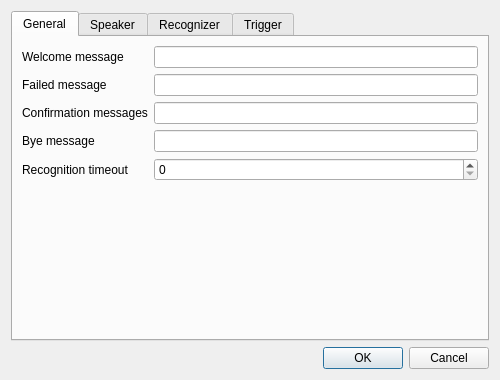
<?xml version="1.0" encoding="UTF-8"?>
<ui version="4.0">
 <class>ConfigDialog</class>
 <widget class="QDialog" name="ConfigDialog">
  <property name="geometry">
   <rect>
    <x>0</x>
    <y>0</y>
    <width>500</width>
    <height>380</height>
   </rect>
  </property>
  <property name="windowTitle">
   <string>Dialog</string>
  </property>
  <layout class="QVBoxLayout" name="verticalLayout">
   <item>
    <widget class="QTabWidget" name="tabWidget">
     <property name="currentIndex">
      <number>0</number>
     </property>
     <widget class="QWidget" name="qwTabGeneral">
      <attribute name="title">
       <string>General</string>
      </attribute>
      <layout class="QFormLayout" name="formLayout">
       <property name="fieldGrowthPolicy">
        <enum>QFormLayout::AllNonFixedFieldsGrow</enum>
       </property>
       <item row="0" column="0">
        <widget class="QLabel" name="qlGeneralWelcomeMessage">
         <property name="text">
          <string>Welcome message</string>
         </property>
         <property name="buddy">
          <cstring>qleGeneralWelcomeMessage</cstring>
         </property>
        </widget>
       </item>
       <item row="0" column="1">
        <widget class="QLineEdit" name="qleGeneralWelcomeMessage"/>
       </item>
       <item row="1" column="0">
        <widget class="QLabel" name="qlGeneralFailedMessage">
         <property name="text">
          <string>Failed message</string>
         </property>
         <property name="buddy">
          <cstring>qleGeneralFailedMessage</cstring>
         </property>
        </widget>
       </item>
       <item row="1" column="1">
        <widget class="QLineEdit" name="qleGeneralFailedMessage"/>
       </item>
       <item row="2" column="0">
        <widget class="QLabel" name="qlGeneralConfirmationMessage">
         <property name="text">
          <string>Confirmation messages</string>
         </property>
         <property name="buddy">
          <cstring>qleGeneralConfirmationMessage</cstring>
         </property>
        </widget>
       </item>
       <item row="2" column="1">
        <widget class="QLineEdit" name="qleGeneralConfirmationMessage"/>
       </item>
       <item row="3" column="0">
        <widget class="QLabel" name="qlGeneralByeMessage">
         <property name="text">
          <string>Bye message</string>
         </property>
         <property name="buddy">
          <cstring>qleGeneralByeMessage</cstring>
         </property>
        </widget>
       </item>
       <item row="3" column="1">
        <widget class="QLineEdit" name="qleGeneralByeMessage"/>
       </item>
       <item row="4" column="0">
        <widget class="QLabel" name="qlGeneralRecognitionTimeout">
         <property name="text">
          <string>Recognition timeout</string>
         </property>
         <property name="buddy">
          <cstring>qsbGeneralRecognitionTimeout</cstring>
         </property>
        </widget>
       </item>
       <item row="4" column="1">
        <widget class="QSpinBox" name="qsbGeneralRecognitionTimeout"/>
       </item>
      </layout>
     </widget>
     <widget class="QWidget" name="qwTabSpeaker">
      <attribute name="title">
       <string>Speaker</string>
      </attribute>
      <layout class="QFormLayout" name="formLayout_3">
       <item row="0" column="0">
        <widget class="QLabel" name="qlSpeaker">
         <property name="text">
          <string>Speaker</string>
         </property>
         <property name="buddy">
          <cstring>qcbSpeaker</cstring>
         </property>
        </widget>
       </item>
       <item row="0" column="1">
        <widget class="QComboBox" name="qcbSpeaker">
         <item>
          <property name="text">
           <string>SpeechDispatcher</string>
          </property>
         </item>
        </widget>
       </item>
       <item row="1" column="0" colspan="2">
        <widget class="QGroupBox" name="qgbSpeakerSpeechDispatcher">
         <property name="title">
          <string>SpeechDispatcher</string>
         </property>
         <layout class="QFormLayout" name="formLayout_2">
          <item row="0" column="0">
           <widget class="QLabel" name="qlSpeakerSpeechDispatcherEngine">
            <property name="text">
             <string>Engine</string>
            </property>
            <property name="buddy">
             <cstring>qleSpeakerSpeechDispatcherEngine</cstring>
            </property>
           </widget>
          </item>
          <item row="0" column="1">
           <widget class="QLineEdit" name="qleSpeakerSpeechDispatcherEngine"/>
          </item>
          <item row="1" column="0">
           <widget class="QLabel" name="qlSpeakerSpeechDispatcherVoice">
            <property name="text">
             <string>Voice</string>
            </property>
            <property name="buddy">
             <cstring>qleSpeakerSpeechDispatcherVoice</cstring>
            </property>
           </widget>
          </item>
          <item row="1" column="1">
           <widget class="QLineEdit" name="qleSpeakerSpeechDispatcherVoice"/>
          </item>
          <item row="2" column="0">
           <widget class="QLabel" name="qlSpeakerSpeechDispatcherLanguage">
            <property name="text">
             <string>Language</string>
            </property>
            <property name="buddy">
             <cstring>qleSpeakerSpeechDispatcherLanguage</cstring>
            </property>
           </widget>
          </item>
          <item row="2" column="1">
           <widget class="QLineEdit" name="qleSpeakerSpeechDispatcherLanguage"/>
          </item>
          <item row="3" column="0">
           <widget class="QLabel" name="qlSpeakerSpeechDispatcherVolume">
            <property name="text">
             <string>Volume</string>
            </property>
            <property name="buddy">
             <cstring>qsbSpeakerSpeechDispatcherVolume</cstring>
            </property>
           </widget>
          </item>
          <item row="3" column="1">
           <widget class="QSpinBox" name="qsbSpeakerSpeechDispatcherVolume">
            <property name="maximum">
             <number>100</number>
            </property>
           </widget>
          </item>
          <item row="4" column="0">
           <widget class="QLabel" name="qlSpeakerSpeechDispatcherRate">
            <property name="text">
             <string>Rate</string>
            </property>
            <property name="buddy">
             <cstring>qsbSpeakerSpeechDispatcherRate</cstring>
            </property>
           </widget>
          </item>
          <item row="4" column="1">
           <widget class="QSpinBox" name="qsbSpeakerSpeechDispatcherRate">
            <property name="minimum">
             <number>-100</number>
            </property>
            <property name="maximum">
             <number>100</number>
            </property>
           </widget>
          </item>
          <item row="5" column="0">
           <widget class="QLabel" name="qlSpeakerSpeechDispatcherPitch">
            <property name="text">
             <string>Pitch</string>
            </property>
            <property name="buddy">
             <cstring>qsbSpeakerSpeechDispatcherPitch</cstring>
            </property>
           </widget>
          </item>
          <item row="5" column="1">
           <widget class="QSpinBox" name="qsbSpeakerSpeechDispatcherPitch">
            <property name="minimum">
             <number>-100</number>
            </property>
            <property name="maximum">
             <number>100</number>
            </property>
           </widget>
          </item>
         </layout>
        </widget>
       </item>
      </layout>
     </widget>
     <widget class="QWidget" name="qwTabRecognizer">
      <attribute name="title">
       <string>Recognizer</string>
      </attribute>
      <layout class="QFormLayout" name="formLayout_5">
       <item row="0" column="0">
        <widget class="QLabel" name="qleRecognizer">
         <property name="text">
          <string>Recognizer</string>
         </property>
         <property name="buddy">
          <cstring>qcbRecognizer</cstring>
         </property>
        </widget>
       </item>
       <item row="0" column="1">
        <widget class="QComboBox" name="qcbRecognizer">
         <item>
          <property name="text">
           <string>Julius</string>
          </property>
         </item>
        </widget>
       </item>
       <item row="1" column="0" colspan="2">
        <widget class="QGroupBox" name="qgbRecognizerJulius">
         <property name="title">
          <string>Julius</string>
         </property>
         <layout class="QFormLayout" name="formLayout_4">
          <property name="fieldGrowthPolicy">
           <enum>QFormLayout::AllNonFixedFieldsGrow</enum>
          </property>
          <item row="0" column="0">
           <widget class="QLabel" name="qlRecognizerJuliusHost">
            <property name="text">
             <string>Host</string>
            </property>
            <property name="buddy">
             <cstring>qleRecognizerJuliusHost</cstring>
            </property>
           </widget>
          </item>
          <item row="0" column="1">
           <widget class="QLineEdit" name="qleRecognizerJuliusHost"/>
          </item>
          <item row="1" column="0">
           <widget class="QLabel" name="qlRecognizerJuliusPort">
            <property name="text">
             <string>Port</string>
            </property>
            <property name="buddy">
             <cstring>qleRecognizerJuliusPort</cstring>
            </property>
           </widget>
          </item>
          <item row="1" column="1">
           <widget class="QLineEdit" name="qleRecognizerJuliusPort"/>
          </item>
          <item row="2" column="0">
           <widget class="QLabel" name="qlRecognizerJuliusEncoding">
            <property name="text">
             <string>Encoding</string>
            </property>
            <property name="buddy">
             <cstring>qleRecognizerJuliusEncoding</cstring>
            </property>
           </widget>
          </item>
          <item row="2" column="1">
           <widget class="QLineEdit" name="qleRecognizerJuliusEncoding"/>
          </item>
          <item row="3" column="0">
           <widget class="QLabel" name="qlRecognizerJuliusMinimumScore">
            <property name="text">
             <string>Minimum score</string>
            </property>
            <property name="buddy">
             <cstring>qsbRecognizerJuliusMinimumScore</cstring>
            </property>
           </widget>
          </item>
          <item row="3" column="1">
           <widget class="QSpinBox" name="qsbRecognizerJuliusMinimumScore">
            <property name="maximum">
             <number>8000</number>
            </property>
           </widget>
          </item>
         </layout>
        </widget>
       </item>
      </layout>
     </widget>
     <widget class="QWidget" name="qwTabTrigger">
      <attribute name="title">
       <string>Trigger</string>
      </attribute>
      <layout class="QVBoxLayout" name="verticalLayout_2">
       <item>
        <widget class="QGroupBox" name="qbgTriggerClapper">
         <property name="title">
          <string>Clapper</string>
         </property>
         <layout class="QFormLayout" name="formLayout_7">
          <item row="0" column="0">
           <widget class="QCheckBox" name="qcbTriggerClapperEnabled">
            <property name="text">
             <string>Enabled</string>
            </property>
           </widget>
          </item>
          <item row="1" column="0">
           <widget class="QLabel" name="qlTriggerClapperDeviceIndex">
            <property name="text">
             <string>Device index</string>
            </property>
            <property name="buddy">
             <cstring>qleTriggerClapperDeviceIndex</cstring>
            </property>
           </widget>
          </item>
          <item row="1" column="1">
           <widget class="QLineEdit" name="qleTriggerClapperDeviceIndex"/>
          </item>
          <item row="3" column="1">
           <widget class="QDoubleSpinBox" name="qdsbTriggerClapperBlockTime"/>
          </item>
          <item row="3" column="0">
           <widget class="QLabel" name="qlTriggerClapperBlockTime">
            <property name="text">
             <string>Block time</string>
            </property>
            <property name="buddy">
             <cstring>qdsbTriggerClapperBlockTime</cstring>
            </property>
           </widget>
          </item>
         </layout>
        </widget>
       </item>
       <item>
        <widget class="QGroupBox" name="qgbTriggerJulius">
         <property name="title">
          <string>Julius</string>
         </property>
         <layout class="QFormLayout" name="formLayout_6">
          <item row="0" column="0" colspan="2">
           <widget class="QCheckBox" name="qcbTriggerJuliusEnabled">
            <property name="text">
             <string>Enabled</string>
            </property>
           </widget>
          </item>
          <item row="1" column="0">
           <widget class="QLabel" name="qlTriggerJuliusSentence">
            <property name="text">
             <string>Sentence</string>
            </property>
            <property name="buddy">
             <cstring>qleTriggerJuliusSentence</cstring>
            </property>
           </widget>
          </item>
          <item row="1" column="1">
           <widget class="QLineEdit" name="qleTriggerJuliusSentence">
            <property name="text">
             <string/>
            </property>
           </widget>
          </item>
          <item row="2" column="0" colspan="2">
           <widget class="QCheckBox" name="qcbTriggerJuliusAction">
            <property name="text">
             <string>Action</string>
            </property>
           </widget>
          </item>
         </layout>
        </widget>
       </item>
      </layout>
     </widget>
    </widget>
   </item>
   <item>
    <widget class="QDialogButtonBox" name="buttonBox">
     <property name="orientation">
      <enum>Qt::Horizontal</enum>
     </property>
     <property name="standardButtons">
      <set>QDialogButtonBox::Cancel|QDialogButtonBox::Ok</set>
     </property>
    </widget>
   </item>
  </layout>
 </widget>
 <tabstops>
  <tabstop>tabWidget</tabstop>
  <tabstop>qleGeneralWelcomeMessage</tabstop>
  <tabstop>qleGeneralFailedMessage</tabstop>
  <tabstop>qleGeneralConfirmationMessage</tabstop>
  <tabstop>qleGeneralByeMessage</tabstop>
  <tabstop>qsbGeneralRecognitionTimeout</tabstop>
  <tabstop>qcbSpeaker</tabstop>
  <tabstop>qleSpeakerSpeechDispatcherEngine</tabstop>
  <tabstop>qleSpeakerSpeechDispatcherVoice</tabstop>
  <tabstop>qleSpeakerSpeechDispatcherLanguage</tabstop>
  <tabstop>qsbSpeakerSpeechDispatcherVolume</tabstop>
  <tabstop>qsbSpeakerSpeechDispatcherRate</tabstop>
  <tabstop>qsbSpeakerSpeechDispatcherPitch</tabstop>
  <tabstop>qcbRecognizer</tabstop>
  <tabstop>qleRecognizerJuliusHost</tabstop>
  <tabstop>qleRecognizerJuliusPort</tabstop>
  <tabstop>qleRecognizerJuliusEncoding</tabstop>
  <tabstop>qsbRecognizerJuliusMinimumScore</tabstop>
  <tabstop>qcbTriggerClapperEnabled</tabstop>
  <tabstop>qleTriggerClapperDeviceIndex</tabstop>
  <tabstop>qdsbTriggerClapperBlockTime</tabstop>
  <tabstop>qcbTriggerJuliusEnabled</tabstop>
  <tabstop>qleTriggerJuliusSentence</tabstop>
  <tabstop>qcbTriggerJuliusAction</tabstop>
  <tabstop>buttonBox</tabstop>
 </tabstops>
 <resources/>
 <connections>
  <connection>
   <sender>buttonBox</sender>
   <signal>accepted()</signal>
   <receiver>ConfigDialog</receiver>
   <slot>accept()</slot>
   <hints>
    <hint type="sourcelabel">
     <x>227</x>
     <y>514</y>
    </hint>
    <hint type="destinationlabel">
     <x>157</x>
     <y>274</y>
    </hint>
   </hints>
  </connection>
  <connection>
   <sender>buttonBox</sender>
   <signal>rejected()</signal>
   <receiver>ConfigDialog</receiver>
   <slot>reject()</slot>
   <hints>
    <hint type="sourcelabel">
     <x>295</x>
     <y>520</y>
    </hint>
    <hint type="destinationlabel">
     <x>286</x>
     <y>274</y>
    </hint>
   </hints>
  </connection>
 </connections>
</ui>
